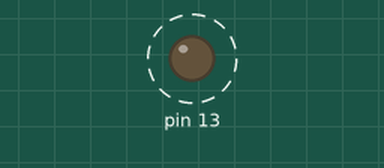
Simulated run of this sketch. Board: Arduino Uno, built with avr-gcc and run on an emulated ATmega328P. On the bench: output pins drawn as LEDs (lit = HIGH). Dashed ring = blinking. What the sketch prints to the serial monitor is not drawn.

Above: at 0.12 s.
Timing chart, 0 to 3.0 s (numbered marks = the images above):
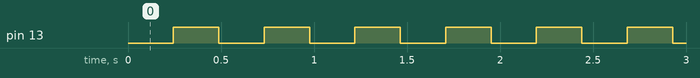

Measured:
- by itself, pin 13: alternates HIGH for 0.24 s and LOW for 0.24 s

The sketch:

ArduinoUNO_Timer1INT_MiniTaskSwitch.ino
```cpp
#include <TimerOne.h>


/****小小调度器开始**********************************************/
#define MAXTASKS 3
volatile unsigned char timers[MAXTASKS];
#define _SS static unsigned char _lc=0; switch(_lc){default:
#define _EE ;}; _lc=0; return 255;
#define WaitX(tickets)  do {_lc=(__LINE__+((__LINE__%256)==0))%256; return tickets ;} while(0); case (__LINE__+((__LINE__%256)==0))%256:

#define RunTask(TaskName,TaskID) do { if (timers[TaskID]==0) timers[TaskID]=TaskName(); }  while(0);
#define RunTaskA(TaskName,TaskID) { if (timers[TaskID]==0) {timers[TaskID]=TaskName(); continue;} }   //前面的任务优先保证执行

#define CallSub(SubTaskName) do {unsigned char currdt; _lc=(__LINE__+((__LINE__%256)==0))%256; return 0; case (__LINE__+((__LINE__%256)==0))%256:  currdt=SubTaskName(); if(currdt!=255) return currdt;} while(0);
#define InitTasks() {unsigned char i; for(i=MAXTASKS;i>0 ;i--) timers[i-1]=0; }
#define UpdateTimers() {unsigned char i; for(i=MAXTASKS;i>0 ;i--){if((timers[i-1]!=0)&&(timers[i-1]!=255)) timers[i-1]--;}}

#define SEM unsigned int

//初始化信号量
#define InitSem(sem) sem=0;

//等待信号量
#define WaitSem(sem) do{ sem=1; WaitX(0); if (sem>0) return 1;} while(0);

//等待信号量或定时器溢出， 定时器tickets 最大为0xFFFE
#define WaitSemX(sem,tickets)  do { sem=tickets+1; WaitX(0); if(sem>1){ sem--;  return 1;} } while(0);

//发送信号量
#define SendSem(sem)  do {sem=0;} while(0);

/*****小小调度器结束*******************************************************/


unsigned long task0tick = 0;
unsigned char  task0()
{
    _SS
    while(1)
    {
        WaitX(100);				//wait Tickets, less than 256
        task0tick++;
        Serial.println(task0tick);
    }
    _EE
}

unsigned char  task1()
{
    _SS
    while(1)
    {
        WaitX(200);
        Serial.print(".");
    }
    _EE
}
unsigned char task2()
{
    _SS
    while(1)
    {
        WaitX(500);
        digitalWrite( 13, digitalRead( 13 ) ^ 1 );
    }
    _EE
}


void Timer1CallFunc()
{
	UpdateTimers();

	//任务0具有精确按时获得执行的权限，要求：task0每次执行消耗时间<0.5个 ticket
    RunTask(task0,0);
}


void setup()
{
	// Initialize the digital pin as an output.
	// Pin 13 has an LED connected on most Arduino boards
	pinMode(13, OUTPUT);

	Serial.begin(115200);


	//initialize the timer1
	Timer1.initialize(1000);	//unit : microSecond us    1000us = 1ms
	Timer1.attachInterrupt( Timer1CallFunc ); // attach the service routine here


	InitTasks(); //初始化任务，实际上是给timers清零


	while(1)
	{
		//RunTask(task0,0);
		RunTaskA(task1,1);//任务1具有比任务2高的运行权限
		RunTaskA(task2,2);//任务2具有低的运行权限
		/*
			以上任务带优先级，1.优先级不得重复。
							  2.数值不得高于任务数量
		*/
	}
}


void loop(){}
/// --------------------------
/// Custom ISR Timer Routine
/// --------------------------
void timerIsr()
{
    // Toggle LED
    digitalWrite( 13, digitalRead( 13 ) ^ 1 );
}
```
